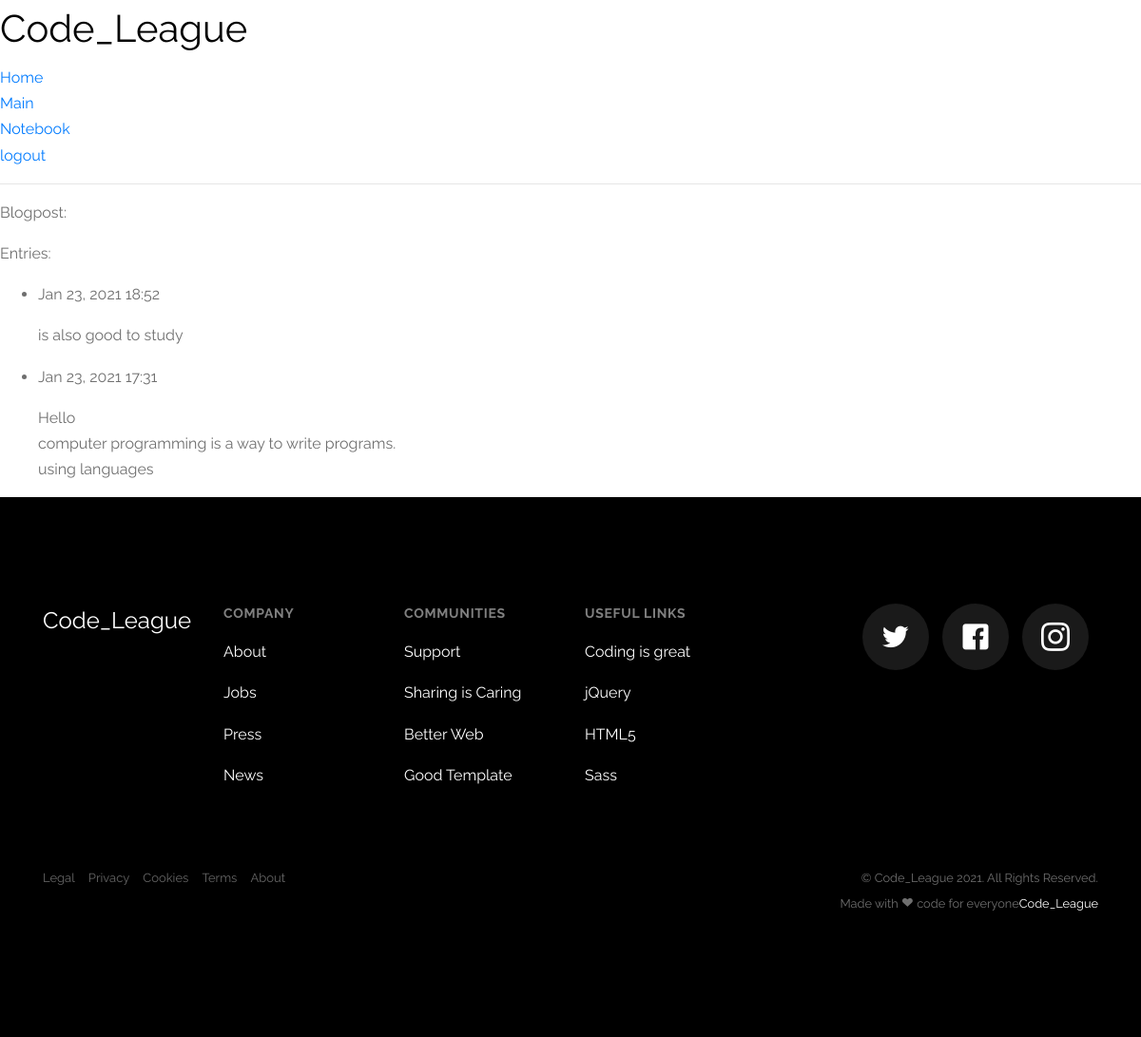
The page /blogposts/1/ (signed in) on the database its author committed.
### myblogs/models.py (models this page shows, shortened)
class Entry(models.Model):
    post = models.ForeignKey(BlogPost, on_delete=models.CASCADE)
    text = models.TextField()
    date_added = models.DateTimeField(auto_now_add=True)
    class Meta:
        verbose_name_plural = 'entries'

### myblogs/views.py (the view)
# urls.py: path('blogposts/<int:blogpost_id>/', views.blogpost, name= 'blogpost'),
@login_required
def blogpost(request, blogpost_id):
    blogpost = BlogPost.objects.get(id=blogpost_id)
    entries = blogpost.entry_set.order_by('-date_added')
    context = {'blogpost':blogpost, 'entries':entries}
    return render(request, 'myblogs/blogpost.html',context)

### myblogs/templates/myblogs/blogpost.html (shortened to what this page needs)
<!DOCTYPE html>
<html lang="en">
<head>
</head>
<body>
{% extends 'myblogs/base.html' %}
{% block content %}
    <p>Blogpost: {{ entry }}</p>
    <p>Entries:</p>
    <ul>
        {% for entry in entries %}
            <li>
                <p>{{ entry.date_added|date:'M d, Y H:i' }}</p>
                <p>{{ entry.text|linebreaks }}</p>
            </li>
        {% empty %}
            <li>There are no entries for this topic yet.</li>
        {% endfor %}
    </ul>
{% endblock content %}

### myblogs/static/myblog/css/style.css (style rules this page uses)
html { overflow-x: hidden; }
body { background: #fff; font-family: "Raleway", sans-serif; line-height: 1.7; color: #6f6f6f; }

### rows shown on the page
Entry: date_added "Jan 23, 2021 18:52", text "is also good to study"
Entry: date_added "Jan 23, 2021 17:31", text "Hello computer programming is a way to write programs. using languages"
